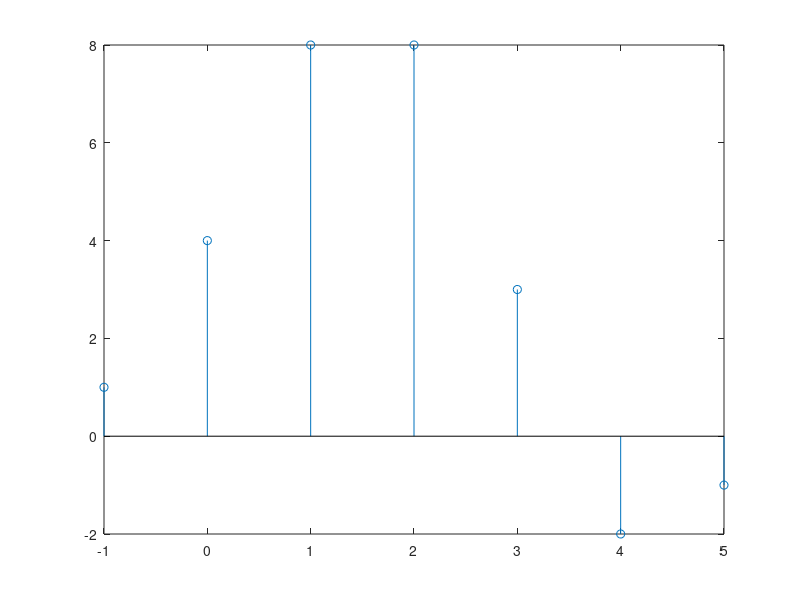

Here is the MATLAB script that generated this plot:
%©ALRAAAFI (ID-22111128:JSTUCSE4th)
clc;
clear all;
close all;

x = [1,2,3,1]; % p =1 ; singnal
n = [ 0, 1, 2, 3 ];

h = [1,2,1,-1];
m = [-1,0,1,2];


stat = min( min(n), min(m) );
last = stat + length(x) + length(h) - 2;

N = stat:1:last;
SM = zeros( 1, length(N) ); %this is convolution Sum

Y = zeros(length(x), length(h));

for i=1: length(h)
    Y(:, i) = x*h(i);
end



for i=1: length(x)
    for j=1: length(h)
        s = i+j-1;
        SM(s) = SM(s)+Y(i,j);
    end
end


stem( N, SM );

fprintf("CONVOLUTION SUM IS:\n");
disp(SM);

%build in fn: conv(x,h)